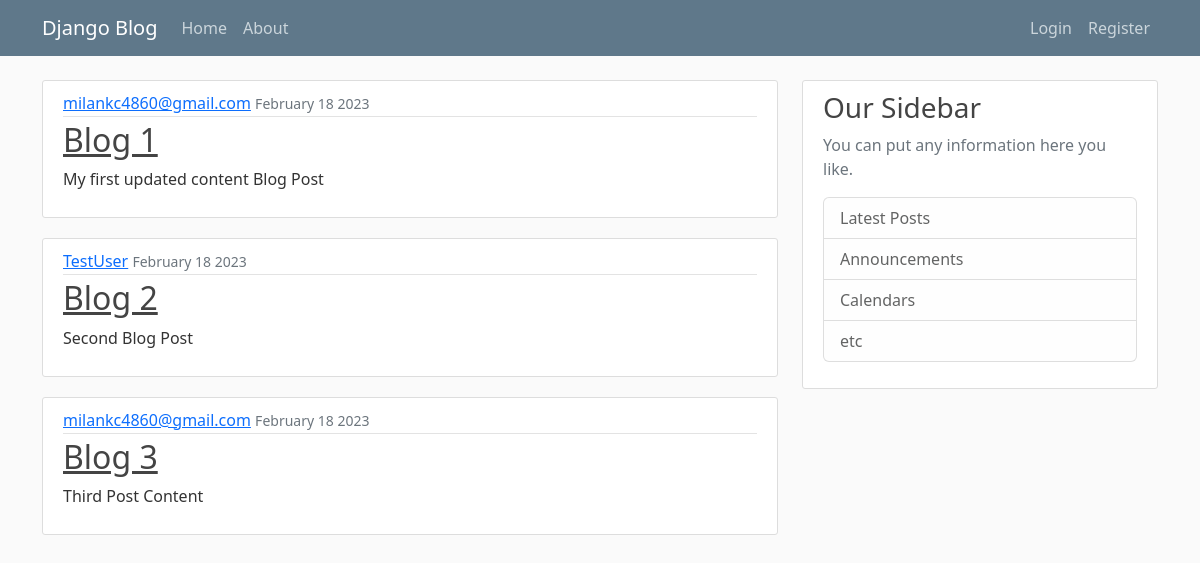
The page / on the database its author committed.
### blog/models.py (models this page shows, shortened)
class Post(models.Model):
    title = models.CharField(max_length=100)
    content = models.TextField()
    date_posted = models.DateTimeField(default=timezone.now)
    author = models.ForeignKey(User, on_delete=models.CASCADE)

### blog/views.py (the view)
# urls.py: path('', views.home, name="blog-home"),
def home(request):
    context = {
        'posts': Post.objects.all(),
    }
    return render(request, 'blog/home.html', context)

### blog/templates/blog/home.html
{% extends 'blog/base.html' %}
{% block content %}
    {% for post in posts %}
        <article class="media content-section">
            <div class="media-body">
                <div class="article-metadata">
                    <a href="#" class="mr-2">{{post.author}}</a>
                    <small class="text-muted">{{post.date_posted | date:"F d Y"}}</small>
                </div>
                <h2><a href="#" class="article-title">{{post.title}}</a></h2>
                <p class="article-content">{{post.content}}</p>
            </div>
        </article>
    {% endfor %}
{% endblock content %}

### blog/templates/blog/base.html (shortened to what this page needs)
{% load static %}
<!DOCTYPE html>
<html lang="en">
	<head>
		<link
			href="https://cdn.jsdelivr.net/npm/bootstrap@5.2.3/dist/css/bootstrap.min.css"
			rel="stylesheet"
		/>
		<link rel="stylesheet" href="{% static 'blog/main.css'%}" />
	</head>
	<body>
		<header class="site-header">
			<nav class="navbar navbar-expand-md navbar-dark bg-steel fixed-top">
				<div class="container">
					<a href="{% url 'blog-home'%}" class="navbar-brand mr-4"
						>Django Blog</a
					>
					<div class="collapse navbar-collapse" id="navbarToggle">
						<div class="navbar-nav me-auto">
							<a href="{% url 'blog-home'%}" class="nav-item nav-link">Home</a>
							<a href="{% url 'blog-about'%}" class="nav-item nav-link"
								>About</a
							>
						</div>
						<div class="navbar-nav">
							<a href="#" class="nav-item nav-link">Login</a>
							<a href="{% url "register" %}" class="nav-item nav-link">Register</a>
						</div>
					</div>
				</div>
			</nav>
		</header>
		<main role="main" class="container">
            <div class="row">
                <div class="col-md-8">
                    {% block content %}{% endblock content %}
                </div>
                <div class="col-md-4">
                    <div class="content-section">
                        <h3>Our Sidebar</h3>
                        <p class="text-muted">You can put any information here you like.
                            <ul class="list-group">
                                <li class="list-group-item list-group-item-light">
                                    Latest Posts
                                </li>
                                <li class="list-group-item list-group-item-light">
                                    Announcements
                                </li>
                                <li class="list-group-item list-group-item-light">
                                   Calendars
                                </li>
                                <li class="list-group-item list-group-item-light">
                                    etc
                                </li>
                            </ul>
                        </p>
                    </div>
                </div>
            </div>
        </main>
	</body>
</html>

### blog/static/blog/main.css (style rules this page uses)
body { background: #fafafa; color: #333333; margin-top: 5rem; }
h1, h2, h3, h4, h5, h6 { color: #444444; }
ul { margin: 0; }
.bg-steel { background-color: #5f788a; }
.site-header .navbar-nav .nav-link { color: #cbd5db; }
.content-section { background: #ffffff; padding: 10px 20px; border: 1px solid #dddddd; border-radius: 3px; margin-bottom: 20px; }
.article-title { color: #444444; }
.article-content { white-space: pre-line; }
.article-metadata { padding-bottom: 1px; margin-bottom: 4px; border-bottom: 1px solid #e3e3e3 }

### rows shown on the page
Post: author "milankc4860@gmail.com", date_posted "February 18 2023", title "Blog 1", content "My first updated content Blog Post"
Post: author "TestUser", date_posted "February 18 2023", title "Blog 2", content "Second Blog Post"
Post: author "milankc4860@gmail.com", date_posted "February 18 2023", title "Blog 3", content "Third Post Content"
